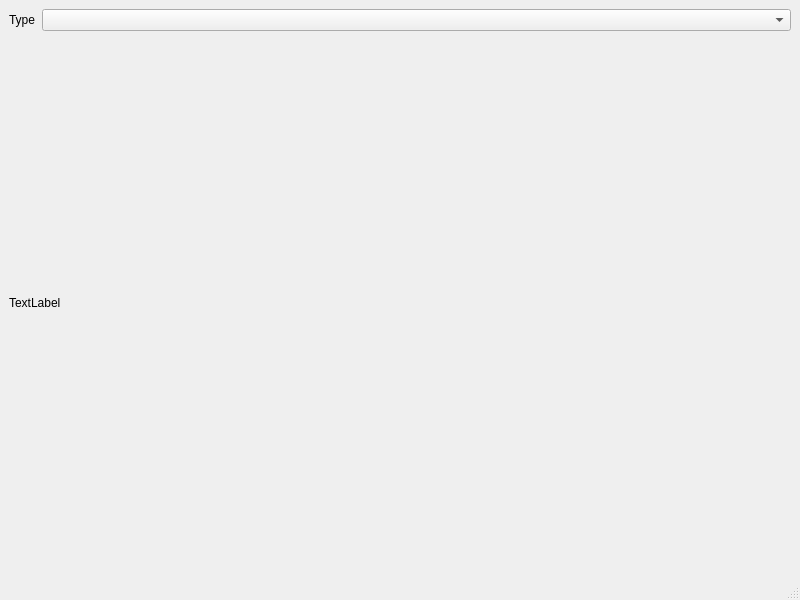
<?xml version="1.0" encoding="UTF-8"?>
<ui version="4.0">
 <class>MainWindow</class>
 <widget class="QMainWindow" name="MainWindow">
  <property name="geometry">
   <rect>
    <x>0</x>
    <y>0</y>
    <width>800</width>
    <height>600</height>
   </rect>
  </property>
  <property name="windowTitle">
   <string>MainWindow</string>
  </property>
  <widget class="QWidget" name="centralwidget">
   <layout class="QGridLayout" name="gridLayout">
    <item row="0" column="0">
     <widget class="QLabel" name="label">
      <property name="text">
       <string>Type</string>
      </property>
     </widget>
    </item>
    <item row="0" column="1">
     <widget class="QComboBox" name="comboBox">
      <property name="sizePolicy">
       <sizepolicy hsizetype="Expanding" vsizetype="Fixed">
        <horstretch>0</horstretch>
        <verstretch>0</verstretch>
       </sizepolicy>
      </property>
     </widget>
    </item>
    <item row="1" column="0" colspan="2">
     <widget class="QLabel" name="labelImage">
      <property name="text">
       <string>TextLabel</string>
      </property>
     </widget>
    </item>
   </layout>
  </widget>
  <widget class="QMenuBar" name="menubar">
   <property name="geometry">
    <rect>
     <x>0</x>
     <y>0</y>
     <width>800</width>
     <height>33</height>
    </rect>
   </property>
  </widget>
  <widget class="QStatusBar" name="statusbar"/>
 </widget>
 <resources/>
 <connections/>
</ui>
